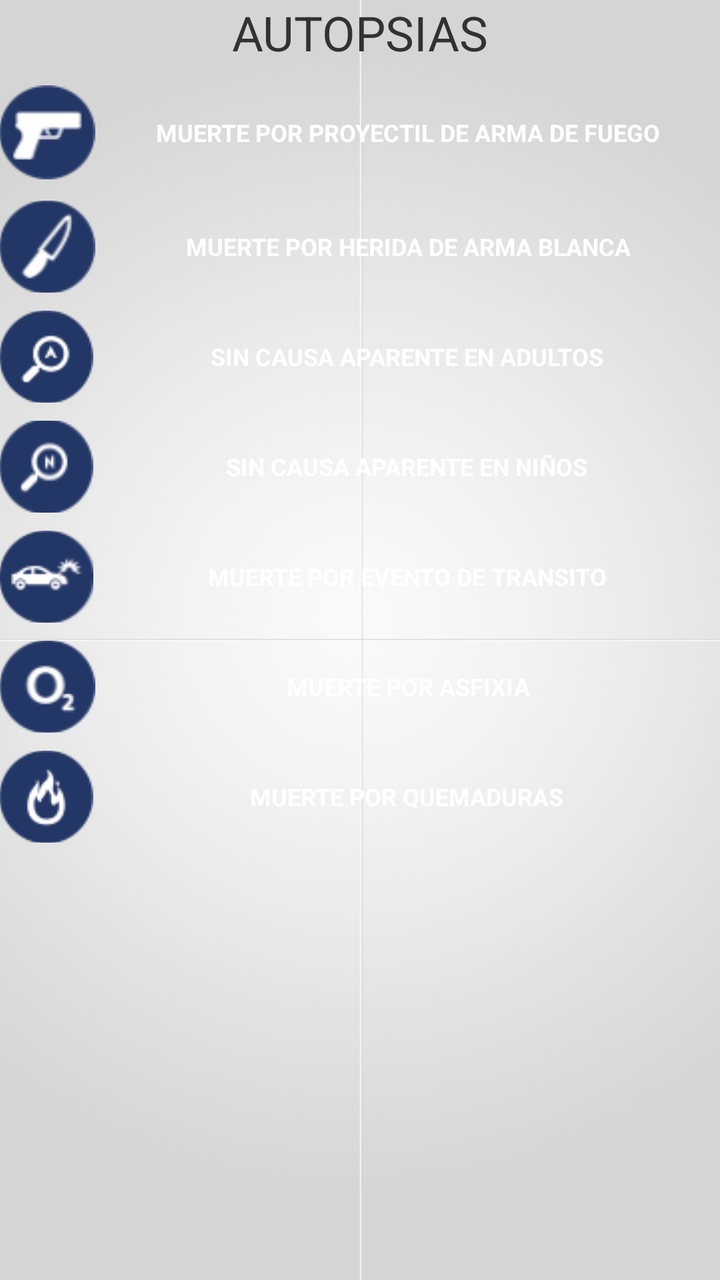
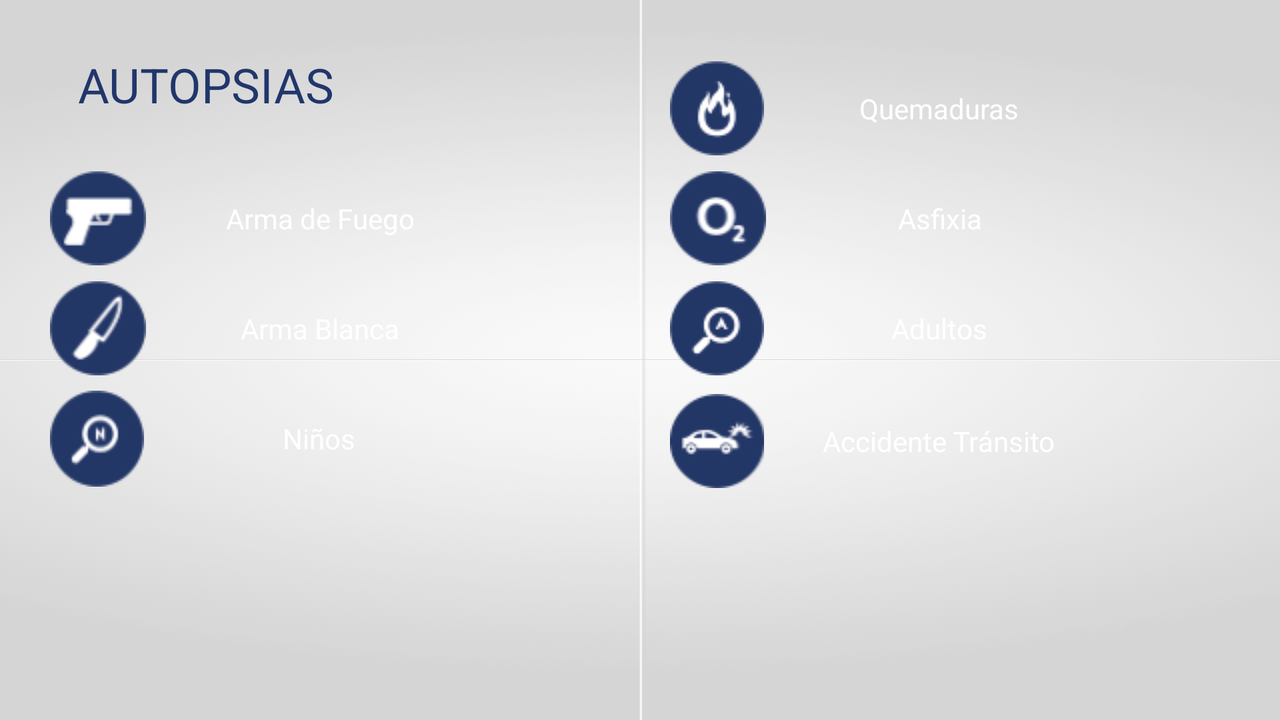

The same Android screen from two of the app's own layout files: first res/layout/ as a phone draws it, then the repository's variant for another configuration, drawn on a device whose configuration selects that folder. Both files follow.
<!-- AndroidManifest.xml: application theme AppTheme -->
<!-- res/layout/activity_autopsies.xml -->
<RelativeLayout xmlns:android="http://schemas.android.com/apk/res/android"
    xmlns:tools="http://schemas.android.com/tools"
    android:layout_width="match_parent"
    android:layout_height="match_parent"
    android:background="@drawable/background"
    android:paddingBottom="@dimen/activity_vertical_margin"
    android:paddingLeft="@dimen/activity_horizontal_margin"
    android:paddingRight="@dimen/activity_horizontal_margin"
    android:paddingTop="@dimen/activity_vertical_margin"
    tools:context=".AutopsyActivity" >
	
    <TextView
        android:id="@+id/textView1"
        android:layout_width="fill_parent"
        android:layout_height="wrap_content"
        android:gravity="center"
        android:text="@string/Autopsies"
        android:textSize="24sp" />

    <Button
        android:id="@+id/Button_gun"
        style="?android:attr/buttonStyleSmall"
        android:layout_width="fill_parent"
        android:layout_height="48dp"
        android:layout_centerVertical="true"
        android:layout_marginTop="10dp"
        android:background="@drawable/button_custom"
        android:drawableLeft="@drawable/gun"
        android:layout_below="@+id/textView1"
        android:text="@string/gun"
        android:textColor="@color/white"
        android:textSize="12sp"
        android:textStyle="bold"
        android:layout_marginBottom="5dp"
        android:onClick="goCheckList1" />

    <Button
        android:id="@+id/Button_knife"
        style="?android:attr/buttonStyleSmall"
        android:layout_width="fill_parent"
        android:layout_height="46dp"
        android:layout_marginTop="5dp"
        android:background="@drawable/button_custom"
        android:drawableLeft="@drawable/knife"
        android:layout_below="@+id/Button_gun"
        android:text="@string/knife"
        android:textColor="@color/white"
        android:textSize="12sp"
        android:textStyle="bold" 
        android:layout_marginBottom="4dp"
        android:onClick="goCheckList2"/>

    <Button
        android:id="@+id/Button_adult"
        style="?android:attr/buttonStyleSmall"
        android:layout_width="fill_parent"
        android:layout_height="46dp"
        android:layout_marginTop="5dp"
        android:background="@drawable/button_custom"
        android:drawableLeft="@drawable/adult"
        android:layout_below="@+id/Button_knife"
        android:text="@string/adult"
        android:textColor="@color/white"
        android:textSize="12sp"
        android:textStyle="bold" 
        android:layout_marginBottom="4dp"
        android:onClick="goCheckList3"/>

    <Button
        android:id="@+id/Button_child"
        style="?android:attr/buttonStyleSmall"
        android:layout_width="fill_parent"
        android:layout_height="46dp"
        android:layout_below="@+id/Button_adult"
        android:layout_marginTop="5dp"
        android:background="@drawable/button_custom"
        android:drawableLeft="@drawable/child"
        android:text="@string/child"
        android:textColor="@color/white"
        android:textSize="12sp"
        android:textStyle="bold" 
        android:layout_marginBottom="4dp"
        android:onClick="goCheckList4"/>
    
    <Button
        android:id="@+id/Button_crash"
        style="?android:attr/buttonStyleSmall"
        android:layout_width="fill_parent"
        android:layout_height="46dp"
        android:layout_below="@+id/Button_child"
        android:layout_marginTop="5dp"
        android:background="@drawable/button_custom"
        android:drawableLeft="@drawable/crash"
        android:text="@string/crash"
        android:textColor="@color/white"
        android:textSize="12sp"
        android:textStyle="bold" 
        android:layout_marginBottom="4dp"
        android:onClick="goCheckList5"/>
    <Button
        android:id="@+id/Button_asphyxia"
        style="?android:attr/buttonStyleSmall"
        android:layout_width="fill_parent"
        android:layout_height="46dp"
        android:layout_below="@+id/Button_crash"
        android:layout_marginTop="5dp"
        android:background="@drawable/button_custom"
        android:drawableLeft="@drawable/asphyxia"
        android:text="@string/asphyxia"
        android:textColor="@color/white"
        android:textSize="12sp"
        android:textStyle="bold" 
        android:layout_marginBottom="4dp"
        android:onClick="goCheckList6"/>
    
    <Button
        android:id="@+id/Button_burn"
        style="?android:attr/buttonStyleSmall"
        android:layout_width="fill_parent"
        android:layout_height="46dp"
        android:layout_below="@+id/Button_asphyxia"
        android:layout_marginTop="5dp"
        android:background="@drawable/button_custom"
        android:drawableLeft="@drawable/fire"
        android:text="@string/burn"
        android:textColor="@color/white"
        android:textSize="12sp"
        android:textStyle="bold" 
        android:layout_marginBottom="4dp"
        android:onClick="goCheckList7"/>

</RelativeLayout>
<!-- resources referenced by this layout -->
<resources>
  <color name="white">#FFFFFF</color>
  <!-- drawable adult: png bitmap (drawable, 1832 bytes) -->
  <!-- drawable asphyxia: png bitmap (drawable, 2256 bytes) -->
  <!-- drawable background: png bitmap (drawable, 119484 bytes) -->
  <!-- drawable child: png bitmap (drawable, 2363 bytes) -->
  <!-- drawable crash: png bitmap (drawable, 2253 bytes) -->
  <!-- drawable fire: png bitmap (drawable, 1926 bytes) -->
  <!-- drawable gun: png bitmap (drawable, 1894 bytes) -->
  <!-- drawable knife: png bitmap (drawable, 2240 bytes) -->
  <string name="Autopsies">AUTOPSIAS </string>
  <string name="adult">SIN CAUSA APARENTE EN ADULTOS</string>
  <string name="asphyxia">MUERTE POR ASFIXIA</string>
  <string name="burn">MUERTE POR QUEMADURAS</string>
  <string name="child">SIN CAUSA APARENTE EN NIÑOS</string>
  <string name="crash">MUERTE POR EVENTO DE TRANSITO</string>
  <string name="gun">MUERTE POR PROYECTIL DE ARMA DE FUEGO</string>
  <string name="knife">MUERTE POR HERIDA DE ARMA BLANCA</string>
  <style name="AppTheme" parent="AppBaseTheme">
          
      </style>
  <style name="AppBaseTheme" parent="android:Theme.Light">
          
      </style>
</resources>
<!-- res/layout-land/activity_autopsies.xml (the repository's variant of the layout above) -->
<!-- drawn on the phone turned sideways -->
<?xml version="1.0" encoding="utf-8"?>
<LinearLayout xmlns:android="http://schemas.android.com/apk/res/android"
    android:layout_width="match_parent"
    android:layout_height="match_parent"
    android:orientation="vertical" 
    android:background="@drawable/background">

    <RelativeLayout
        android:layout_width="match_parent"
        android:layout_height="wrap_content"
        android:layout_weight="0.71" >

        <LinearLayout
            android:id="@+id/linearLayout1"
            android:layout_width="wrap_content"
            android:layout_height="wrap_content"
            android:layout_alignParentLeft="true"
            android:layout_below="@+id/textView1"
            android:layout_marginLeft="25dp"
            android:layout_marginTop="26dp"
            android:orientation="vertical" >

            <Button
                android:id="@+id/Button01"
                style="?android:attr/buttonStyleSmall"
                android:layout_width="222dp"
                android:background="@drawable/button_custom"
        		android:drawableLeft="@drawable/gun"
        		android:text="Arma de Fuego"
        		android:textColor="@color/white"
                android:layout_height="50dp"
                android:onClick="goCheckList1" />
        </LinearLayout>

        <LinearLayout
            android:id="@+id/linearLayout2"
            android:layout_width="wrap_content"
            android:layout_height="wrap_content"
            android:layout_alignTop="@+id/linearLayout1"
            android:layout_centerHorizontal="true"
            android:layout_marginTop="14dp"
            android:orientation="vertical" >
        </LinearLayout>

        <Button
            android:id="@+id/Button02"
            style="?android:attr/buttonStyleSmall"
            android:layout_width="222dp"
            android:background="@drawable/button_custom"
            android:drawableLeft="@drawable/knife"
            android:layout_height="50dp"
            android:text="Arma Blanca"
            android:layout_marginTop="5dp"
            android:textColor="@color/white"
            android:layout_alignLeft="@+id/linearLayout1"
            android:layout_below="@+id/linearLayout1"
            android:onClick="goCheckList2" />

        <Button
            android:id="@+id/Button03"
            style="?android:attr/buttonStyleSmall"
            android:layout_width="222dp"
            android:background="@drawable/button_custom"
        	android:drawableLeft="@drawable/adult"
        	android:text="Adultos"
       		android:textColor="@color/white"
            android:layout_height="50dp"
            android:layout_marginTop="5dp"
            android:layout_alignLeft="@+id/button1"
            android:layout_below="@+id/button1"
            android:onClick="goCheckList3" />

        <Button
            android:id="@+id/Button04"
            style="?android:attr/buttonStyleSmall"
            android:layout_width="222dp"
            android:background="@drawable/button_custom"
       		android:drawableLeft="@drawable/child"
            android:layout_height="50dp"
            android:layout_marginTop="5dp"
            android:text="Niños"
            android:textColor="@color/white"
            android:layout_alignLeft="@+id/Button02"
            android:layout_below="@+id/Button02"
             android:onClick="goCheckList4"/>

        <Button
            android:id="@+id/Button05"
            style="?android:attr/buttonStyleSmall"
            android:layout_width="222dp"
            android:background="@drawable/button_custom"
        	android:drawableLeft="@drawable/crash"
            android:layout_height="50dp"
            android:layout_marginTop="5dp"
            android:text="Accidente Tránsito"
        	android:textColor="@color/white"
            android:layout_alignBaseline="@+id/Button04"
            android:layout_alignBottom="@+id/Button04"
            android:layout_alignLeft="@+id/Button03"
            android:onClick="goCheckList5" />

        <TextView
            
             android:id="@+id/textView1"
            android:layout_width="wrap_content"
            android:layout_height="wrap_content"
            android:layout_alignLeft="@+id/linearLayout1"
            android:layout_alignParentTop="true"
            android:layout_marginLeft="14dp"
            android:layout_marginTop="26dp"
            android:textColor="@color/button_blue"
            android:text="@string/Autopsies"
            android:textSize="24sp" />

        <Button
            android:id="@+id/button1"
            style="?android:attr/buttonStyleSmall"
            android:layout_width="222dp"
            android:background="@drawable/button_custom"
        	android:drawableLeft="@drawable/asphyxia"
            android:layout_height="50dp"
            android:layout_marginTop="5dp"
            android:text="Asfixia"
        	android:textColor="@color/white"
            android:layout_above="@+id/Button02"
            android:layout_marginLeft="15dp"
            android:layout_toRightOf="@+id/linearLayout2"
            android:onClick="goCheckList6" />

        <Button
            android:id="@+id/Button06"
            style="?android:attr/buttonStyleSmall"
            android:layout_width="222dp"
            android:background="@drawable/button_custom"
        	android:drawableLeft="@drawable/fire"
        	android:text="Quemaduras"
        	android:textColor="@color/white"
            android:layout_height="50dp"
            android:layout_marginTop="5dp"
            android:layout_above="@+id/button1"
            android:layout_alignLeft="@+id/button1"
            android:onClick="goCheckList7" />

    </RelativeLayout>

</LinearLayout>
<!-- resources referenced by the variant -->
<!-- as the phone turned sideways resolves them -->
<resources>
  <color name="button_blue">#21366B</color>
  <color name="white">#FFFFFF</color>
  <!-- drawable adult: png bitmap (drawable, 1832 bytes) -->
  <!-- drawable asphyxia: png bitmap (drawable, 2256 bytes) -->
  <!-- drawable background: png bitmap (drawable, 119484 bytes) -->
  <!-- drawable child: png bitmap (drawable, 2363 bytes) -->
  <!-- drawable crash: png bitmap (drawable, 2253 bytes) -->
  <!-- drawable fire: png bitmap (drawable, 1926 bytes) -->
  <!-- drawable gun: png bitmap (drawable, 1894 bytes) -->
  <!-- drawable knife: png bitmap (drawable, 2240 bytes) -->
  <string name="Autopsies">AUTOPSIAS </string>
  <style name="AppTheme" parent="AppBaseTheme">
          
      </style>
  <style name="AppBaseTheme" parent="android:Theme.Light">
          
      </style>
</resources>
